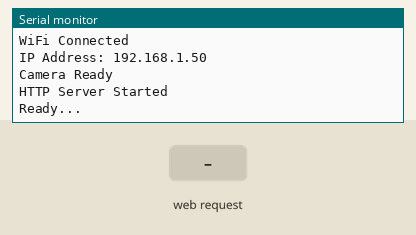
This sketch was run on a simulated ESP32. Shown: the last lines printed to the serial monitor. Inputs (shaded band) come from the test bench. WiFi joins after 1.5 s; servers stay silent unless stated; the camera gives no picture; web services answer with replies made up by the test bench.

Above: at 3.0 s.
3.1 s: HTTP request GET /capture received
At 3.9 s:
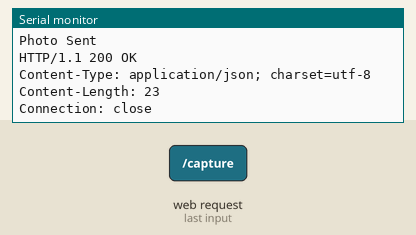
At 4.8 s:
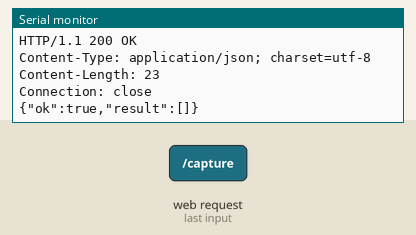

Measured:
- after the input at 3.1 s, the serial monitor: prints a new line at once (image 1)

The sketch:

sketch_jul25bcar_copy_20260725100306.ino
```cpp
#include "esp_camera.h"
#include <WiFi.h>
#include <WiFiClientSecure.h>
#include <WebServer.h>

// =====================================================
// WIFI
// =====================================================
const char* ssid = "HomeFi";
const char* password = "12341234";

// =====================================================
// TELEGRAM
// =====================================================


String BOTtoken = "8942736047:AAFlPms44WtwlPEtLQ9U5QeHzWcKSTp5gcI";
String CHAT_ID  = "7169747260";

// =====================================================
// HTTPS CLIENT
// =====================================================
WiFiClientSecure clientTCP;

// =====================================================
// WEB SERVER
// =====================================================
WebServer server(80);

// =====================================================
// AI THINKER CAMERA PINS
// =====================================================
#define PWDN_GPIO_NUM     32
#define RESET_GPIO_NUM    -1
#define XCLK_GPIO_NUM      0

#define SIOD_GPIO_NUM     26
#define SIOC_GPIO_NUM     27

#define Y9_GPIO_NUM       35
#define Y8_GPIO_NUM       34
#define Y7_GPIO_NUM       39
#define Y6_GPIO_NUM       36
#define Y5_GPIO_NUM       21
#define Y4_GPIO_NUM       19
#define Y3_GPIO_NUM       18
#define Y2_GPIO_NUM        5

#define VSYNC_GPIO_NUM    25
#define HREF_GPIO_NUM     23
#define PCLK_GPIO_NUM     22

// =====================================================
// START CAMERA
// =====================================================
void startCamera()
{
    camera_config_t config;

    config.ledc_channel = LEDC_CHANNEL_0;
    config.ledc_timer = LEDC_TIMER_0;

    config.pin_d0 = Y2_GPIO_NUM;
    config.pin_d1 = Y3_GPIO_NUM;
    config.pin_d2 = Y4_GPIO_NUM;
    config.pin_d3 = Y5_GPIO_NUM;
    config.pin_d4 = Y6_GPIO_NUM;
    config.pin_d5 = Y7_GPIO_NUM;
    config.pin_d6 = Y8_GPIO_NUM;
    config.pin_d7 = Y9_GPIO_NUM;

    config.pin_xclk = XCLK_GPIO_NUM;

    config.pin_pclk = PCLK_GPIO_NUM;
    config.pin_vsync = VSYNC_GPIO_NUM;
    config.pin_href = HREF_GPIO_NUM;

    config.pin_sscb_sda = SIOD_GPIO_NUM;
    config.pin_sscb_scl = SIOC_GPIO_NUM;

    config.pin_pwdn = PWDN_GPIO_NUM;
    config.pin_reset = RESET_GPIO_NUM;

    config.xclk_freq_hz = 20000000;

    config.pixel_format = PIXFORMAT_JPEG;

    // =====================================================
    // CAMERA SETTINGS
    // =====================================================
    if(psramFound())
    {
        config.frame_size = FRAMESIZE_VGA;
        config.jpeg_quality = 10;
        config.fb_count = 2;
    }
    else
    {
        config.frame_size = FRAMESIZE_QVGA;
        config.jpeg_quality = 12;
        config.fb_count = 1;
    }

    // =====================================================
    // INIT CAMERA
    // =====================================================
    esp_err_t err = esp_camera_init(&config);

    if(err != ESP_OK)
    {
        Serial.print("Camera Init Failed: ");
        Serial.println(err);

        while(true);
    }

    Serial.println("Camera Ready");
}

// =====================================================
// SEND PHOTO TO TELEGRAM
// =====================================================
String sendPhotoTelegram()
{
    camera_fb_t * fb = NULL;

    fb = esp_camera_fb_get();

    if(!fb)
    {
        Serial.println("Camera Capture Failed");

        return "CAPTURE FAILED";
    }

    Serial.println("Connecting to Telegram...");

    clientTCP.setInsecure();

    if(!clientTCP.connect("api.telegram.org", 443))
    {
        Serial.println("Telegram Connection Failed");

        esp_camera_fb_return(fb);

        return "CONNECTION FAILED";
    }

    Serial.println("Connected to Telegram");

    String head = "--ESP32CAM\r\n"
                  "Content-Disposition: form-data; name=\"chat_id\";\r\n\r\n"
                  + CHAT_ID +
                  "\r\n--ESP32CAM\r\n"
                  "Content-Disposition: form-data; name=\"photo\"; filename=\"capture.jpg\"\r\n"
                  "Content-Type: image/jpeg\r\n\r\n";

    String tail = "\r\n--ESP32CAM--\r\n";

    uint32_t imageLen = fb->len;
    uint32_t totalLen = head.length() + imageLen + tail.length();

    // =====================================================
    // SEND HEADER
    // =====================================================
    clientTCP.println("POST /bot" + BOTtoken + "/sendPhoto HTTP/1.1");
    clientTCP.println("Host: api.telegram.org");
    clientTCP.println("Content-Length: " + String(totalLen));
    clientTCP.println("Content-Type: multipart/form-data; boundary=ESP32CAM");
    clientTCP.println();

    clientTCP.print(head);

    // =====================================================
    // SEND IMAGE
    // =====================================================
    uint8_t *fbBuf = fb->buf;
    size_t fbLen = fb->len;

    for(size_t n = 0; n < fbLen; n += 1024)
    {
        if(n + 1024 < fbLen)
        {
            clientTCP.write(fbBuf, 1024);

            fbBuf += 1024;
        }
        else
        {
            size_t remainder = fbLen - n;

            clientTCP.write(fbBuf, remainder);
        }
    }

    clientTCP.print(tail);

    // =====================================================
    // RELEASE BUFFER
    // =====================================================
    esp_camera_fb_return(fb);

    Serial.println("Photo Sent");

    // =====================================================
    // READ RESPONSE
    // =====================================================
    unsigned long timeout = millis();

    while(clientTCP.connected() && millis() - timeout < 10000)
    {
        while(clientTCP.available())
        {
            String line = clientTCP.readStringUntil('\n');

            Serial.println(line);

            timeout = millis();
        }
    }

    clientTCP.stop();

    return "OK";
}

// =====================================================
// HTTP ROUTE
// =====================================================
void handleCapture()
{
    Serial.println("Capture Request Received");

    String result = sendPhotoTelegram();

    server.send(200, "text/plain", result);
}

// =====================================================
// SETUP
// =====================================================
void setup()
{
    Serial.begin(115200);

    Serial.println();

    // =====================================================
    // WIFI CONNECT
    // =====================================================
    WiFi.begin(ssid, password);

    Serial.print("Connecting WiFi");

    while(WiFi.status() != WL_CONNECTED)
    {
        delay(500);

        Serial.print(".");
    }

    Serial.println();
    Serial.println("WiFi Connected");

    Serial.print("IP Address: ");
    Serial.println(WiFi.localIP());

    // =====================================================
    // START CAMERA
    // =====================================================
    startCamera();

    // =====================================================
    // HTTP ROUTE
    // =====================================================
    server.on("/capture", HTTP_GET, handleCapture);

    // =====================================================
    // START SERVER
    // =====================================================
    server.begin();

    Serial.println("HTTP Server Started");
    Serial.println("Ready...");
}

// =====================================================
// LOOP
// =====================================================
void loop()
{
    server.handleClient();
}
```
